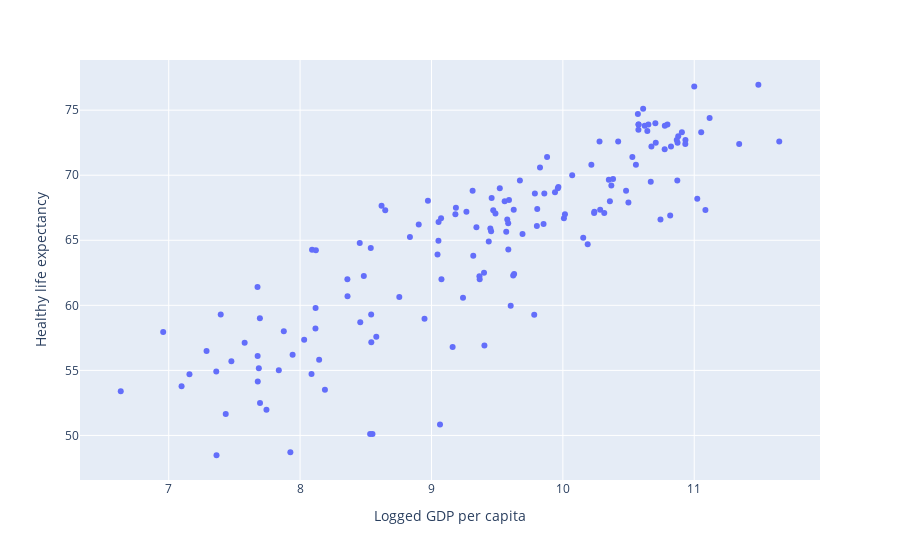

The cell this chart's notebook holds for it:
### Code cell
plt.figure()
fig = px.scatter(df, x = "Logged GDP per capita", y = "Healthy life expectancy", animation_group="Country name")

fig.show();

### Figure 1 — Plotly figure (JSON) as saved in the notebook; plotly's stock layout.template omitted (floating-point values rounded to 4 significant figures; data arrays with more than 128 entries replaced by an {"elided": "..."} marker saying what was removed)
{"data": [{"hovertemplate": "Logged GDP per capita=%{x}<br>Healthy life expectancy=%{y}<extra></extra>", "ids": {"elided": "149 str values"}, "legendgroup": "", "marker": {"color": "#636efa", "symbol": "circle"}, "mode": "markers", "name": "", "orientation": "v", "showlegend": false, "type": "scatter", "x": {"elided": "149 float values"}, "xaxis": "x", "y": {"elided": "149 float values"}, "yaxis": "y"}], "layout": {"legend": {"tracegroupgap": 0}, "margin": {"t": 60}, "xaxis": {"anchor": "y", "domain": [0, 1], "title": {"text": "Logged GDP per capita"}}, "yaxis": {"anchor": "x", "domain": [0, 1], "title": {"text": "Healthy life expectancy"}}}}
